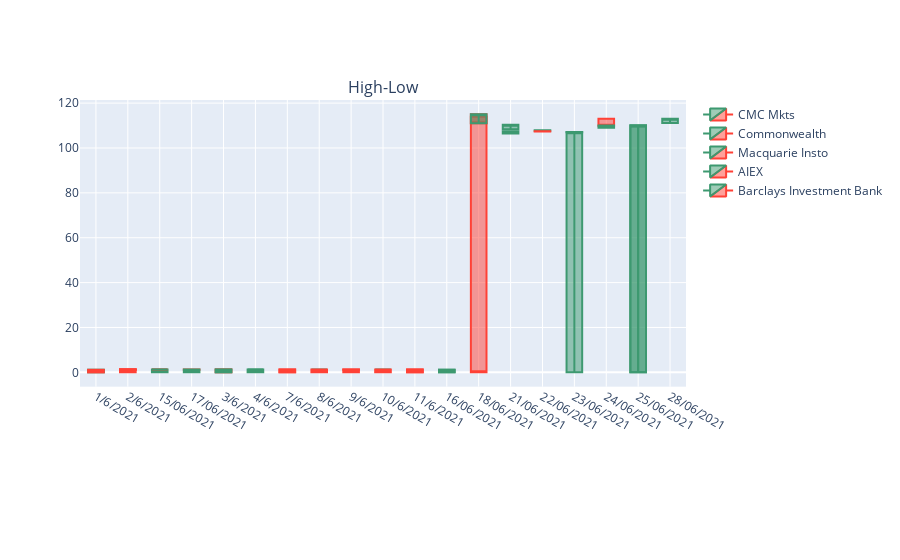

Notebook source saved alongside this figure:
### Code cell
fig = make_subplots(rows=2, cols=1, shared_xaxes=False, vertical_spacing=0.03, subplot_titles=('High-Low',''), row_width=[0.2, 0.7])

fig.add_trace(go.Candlestick(x=df1['Date (DD/MM/YYYY)'], open=df1['Sell Price'], high=df1['Sell Price'], low=df1['Buy Price'], close=df1['Buy Price'], name=lob[0]),row=1, col=1)
fig.add_trace(go.Candlestick(x=df2['Date (DD/MM/YYYY)'], open=df2['Sell Price'], high=df2['Sell Price'], low=df2['Buy Price'], close=df2['Buy Price'], name=lob[1]),row=1, col=1)
fig.add_trace(go.Candlestick(x=df3['Date (DD/MM/YYYY)'], open=df3['Sell Price'], high=df3['Sell Price'], low=df3['Buy Price'], close=df3['Buy Price'], name=lob[2]),row=1, col=1)
fig.add_trace(go.Candlestick(x=df4['Date (DD/MM/YYYY)'], open=df4['Sell Price'], high=df4['Sell Price'], low=df4['Buy Price'], close=df4['Buy Price'], name=lob[3]),row=1, col=1)
fig.add_trace(go.Candlestick(x=df5['Date (DD/MM/YYYY)'], open=df5['Sell Price'], high=df5['Sell Price'], low=df5['Buy Price'], close=df5['Buy Price'], name=lob[4]),row=1, col=1)

fig.update(layout_xaxis_rangeslider_visible=False)

fig.show()

### Figure 1 — Plotly figure (JSON) as saved in the notebook; plotly's stock layout.template omitted (floating-point values rounded to 4 significant figures)
{"data": [{"close": [0, 0, 1.3, 1.2], "high": [1.2, 1.3, 0, 1.3], "low": [0, 0, 1.3, 1.2], "name": "CMC Mkts", "open": [1.2, 1.3, 0, 1.3], "type": "candlestick", "x": ["1/6/2021", "2/6/2021", "15/06/2021", "17/06/2021"], "xaxis": "x", "yaxis": "y"}, {"close": [1.186, 1.287, 1.3, 1.3, 0, 1.3, 1.2, 1.3, 0, 1.3, 1.2, 1.3, 111, 110.4, 107.9, 107.2, 109.9, 110.1, 113.0], "high": [0, 1.321, 0, 1.3, 1.3, 1.298, 1.281, 1.3, 1.3, 1.3, 0, 0, 113.9, 108.4, 107.7, 107.1, 113.0, 0, 111.1], "low": [1.186, 1.287, 1.3, 1.3, 0, 1.3, 1.2, 1.3, 0, 1.3, 1.2, 1.3, 111, 110.4, 107.9, 107.2, 109.9, 110.1, 113.0], "name": "Commonwealth", "open": [0, 1.321, 0, 1.3, 1.3, 1.298, 1.281, 1.3, 1.3, 1.3, 0, 0, 113.9, 108.4, 107.7, 107.1, 113.0, 0, 111.1], "type": "candlestick", "x": ["1/6/2021", "2/6/2021", "3/6/2021", "4/6/2021", "7/6/2021", "8/6/2021", "9/6/2021", "10/6/2021", "11/6/2021", "15/06/2021", "16/06/2021", "17/06/2021", "18/06/2021", "21/06/2021", "22/06/2021", "23/06/2021", "24/06/2021", "25/06/2021", "28/06/2021"], "xaxis": "x", "yaxis": "y"}, {"close": [0, 0], "high": [1.1, 115], "low": [0, 0], "name": "Macquarie Insto", "open": [1.1, 115], "type": "candlestick", "x": ["1/6/2021", "18/06/2021"], "xaxis": "x", "yaxis": "y"}, {"close": [1.2, 0, 0, 1.2, 115, 107.5, 107.3, 107, 110, 110], "high": [1.261, 1.3, 1.3, 0, 111, 106.5, 107.5, 0, 109, 0], "low": [1.2, 0, 0, 1.2, 115, 107.5, 107.3, 107, 110, 110], "name": "AIEX", "open": [1.261, 1.3, 1.3, 0, 111, 106.5, 107.5, 0, 109, 0], "type": "candlestick", "x": ["2/6/2021", "3/6/2021", "11/6/2021", "16/06/2021", "18/06/2021", "21/06/2021", "22/06/2021", "23/06/2021", "24/06/2021", "25/06/2021"], "xaxis": "x", "yaxis": "y"}, {"close": [1.284, 1.3, 1.3, 0, 0, 0, 0, 1.3], "high": [1.321, 0, 0, 1.3, 1.3, 1.3, 1.3, 1.3], "low": [1.284, 1.3, 1.3, 0, 0, 0, 0, 1.3], "name": "Barclays Investment Bank", "open": [1.321, 0, 0, 1.3, 1.3, 1.3, 1.3, 1.3], "type": "candlestick", "x": ["2/6/2021", "3/6/2021", "4/6/2021", "7/6/2021", "8/6/2021", "9/6/2021", "10/6/2021", "15/06/2021"], "xaxis": "x", "yaxis": "y"}], "layout": {"annotations": [{"font": {"size": 16}, "showarrow": false, "text": "High-Low", "x": 0.5, "xanchor": "center", "xref": "paper", "y": 1, "yanchor": "bottom", "yref": "paper"}], "xaxis": {"anchor": "y", "domain": [0, 1], "rangeslider": {"visible": false}}, "xaxis2": {"anchor": "y2", "domain": [0, 1]}, "yaxis": {"anchor": "x", "domain": [0.2456, 1]}, "yaxis2": {"anchor": "x2", "domain": [0, 0.2156]}}}
